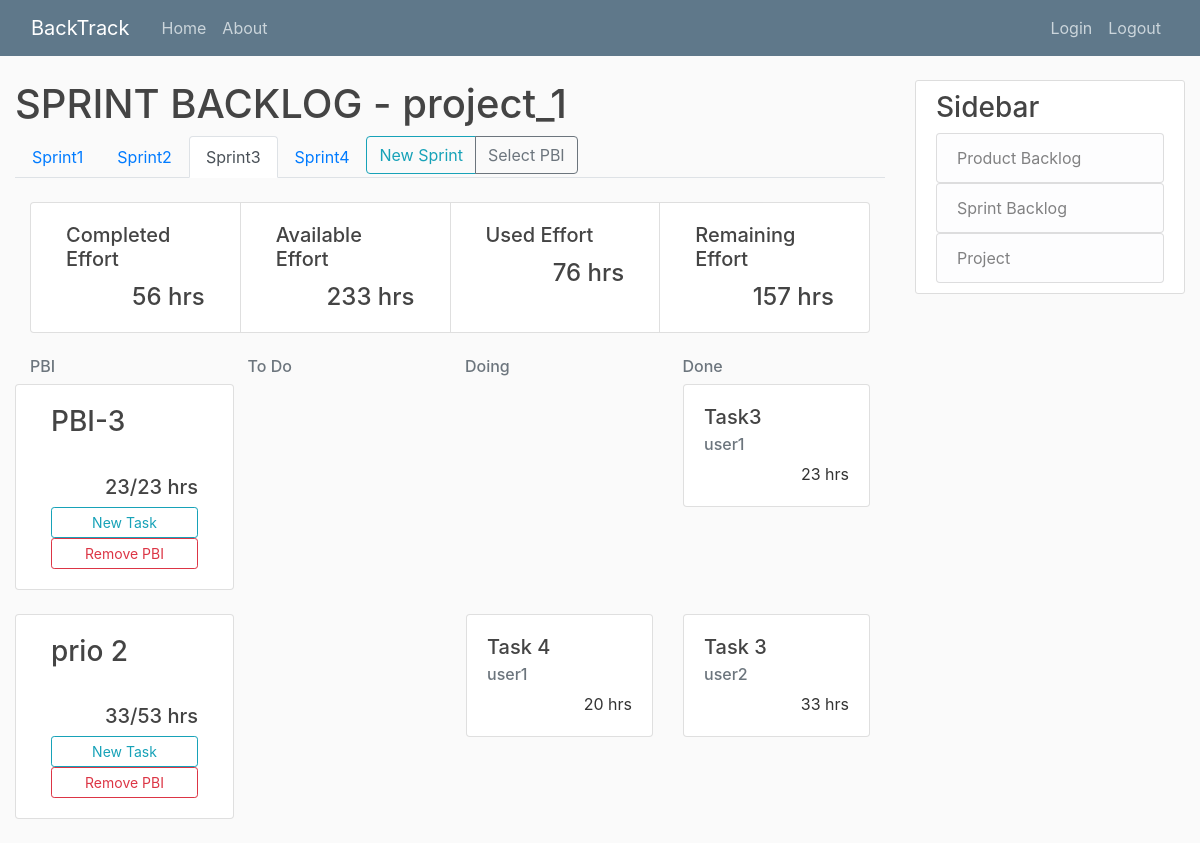
Before: /project_1-sprint_26/ with the older database file.
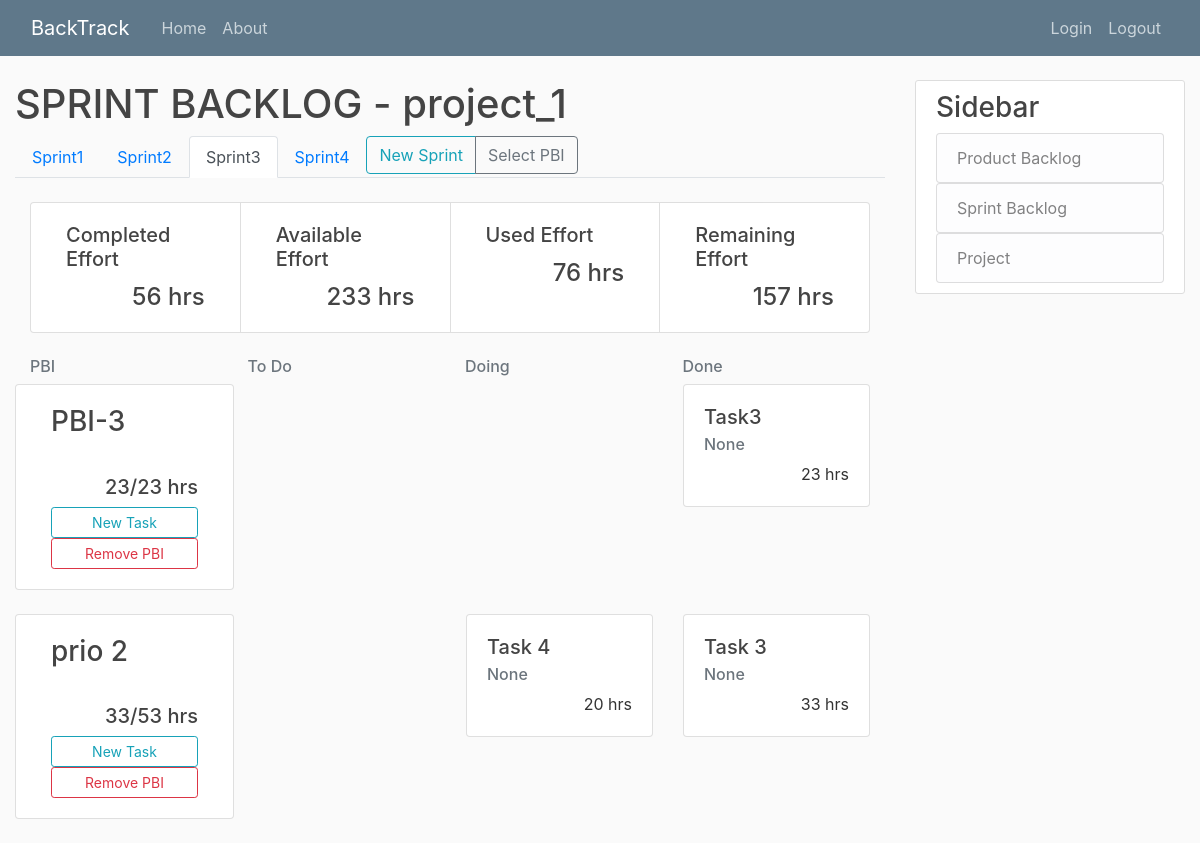
After: the same page with the newer database file.
### sprintBacklog/models.py (models this page shows, shortened)
class Task(models.Model):
	title = models.CharField(max_length=20, default="Task")
	status_choice = [
		('To Do', 'To Do'),
		('Doing', 'Doing'),
		('Done', 'Done'),
	]
	status = models.CharField(
		max_length = 5,
		choices = status_choice,
		default ='To Do',
	)
	effort = models.IntegerField("effort(hour)")
	details = models.TextField(null=True)
	sprint = models.ForeignKey(Sprint, on_delete=models.CASCADE, default=None)
	PBI = models.ForeignKey(PBI, on_delete=models.CASCADE, default=None)
	task_owner = models.ForeignKey(User, on_delete=models.SET_NULL, default=None, null=True, blank=True)

### sprintBacklog/views.py (the view)
# urls.py: path('<int:sprint>/', SprintBacklogListView.as_view(), name='sprint-home'),
class SprintBacklogListView(ListView):
	model = Sprint
	template_name = 'sprintBacklog/home.html'
	context_object_name = 'sprint'
	def get_queryset(self):
		queryset = Sprint.objects.filter(project_id=self.project).order_by('pk')
		index = 1
		for s in queryset:
			s.title = "Sprint" + str(index)
			s.save()
			index += 1
		today = date.today()
		for obj in PBI.objects.filter(sprint=self.sprint):
			todo = Task.objects.filter(status='To Do', PBI=obj, sprint=obj.sprint.order_by('start_date').last())
			doing = Task.objects.filter(status='Doing', PBI=obj, sprint=obj.sprint.order_by('start_date').last())
			done = Task.objects.filter(status='Done', PBI=obj, sprint=obj.sprint.order_by('start_date').last())
			if today - obj.sprint.order_by('start_date').last().start_date >= timedelta(weeks=self.project.duration):
				if todo or doing:
					obj.status = 'To Do'
					obj.save()
				elif done and not todo and not doing:
					obj.status = 'Done'
					obj.save()
			else:
				if done and not todo and not doing:
					obj.status = 'Done'
					obj.save()
		return self.sprint
	def dispatch(self, request, *args, **kwargs):
		self.project = get_object_or_404(Project, slug=kwargs['project'])
		self.sprint = Sprint.objects.get(pk=kwargs['sprint'])
		return super().dispatch(request, *args, **kwargs)
	def get_context_data(self, **kwargs):
		context = super().get_context_data(**kwargs)
		context['project'] = self.project
		context['all_sprint'] = Sprint.objects.filter(project=self.project).order_by('pk')
		context['PBI'] = PBI.objects.filter(project=self.project, status='To Do')
		task = []
		total = 0
		completed = 0
		for p in PBI.objects.filter(sprint=self.sprint):
			todo = Task.objects.filter(sprint=self.sprint).filter(status='To Do').filter(PBI=p)
			doing = Task.objects.filter(sprint=self.sprint).filter(status='Doing').filter(PBI=p)
			done = Task.objects.filter(sprint=self.sprint).filter(status='Done').filter(PBI=p)
			todoE = todo.aggregate(Sum('effort')).get('effort__sum') if todo else 0
			doingE = doing.aggregate(Sum('effort')).get('effort__sum') if doing else 0
			doneE = done.aggregate(Sum('effort')).get('effort__sum') if done else 0
			total += doneE + doingE + todoE
			completed += doneE
			tmp = {"pbi": p,
					"todo": todo,
					"doing": doing,
					"done": done,
					"finish": doneE,
					"not_finish": doingE + todoE + doneE
					}
			task.append(tmp)
		stat = {"completed": completed,
				"available": self.sprint.available_effort,
				"used": total,
				"remaining": self.sprint.available_effort - total
				}
		context['stat'] = stat
		context['task'] = task
		return context

### productBacklog/models.py (called while the page is built)
	def save(self, *args, **kwargs):
		super().save(*args, **kwargs)

### sprintBacklog/models.py (called while the page is built)
	def save(self, *args, **kwargs):
		number_of_sprint = Sprint.objects.filter(project=self.project).count()
		if Sprint.objects.filter(project=self.project).count() == None:
			number_of_sprint = 1
		else:
			number_of_sprint += 1
		if self not in Sprint.objects.filter(project=self.project):
			self.title = "Sprint" + str(number_of_sprint)
		super().save(*args, **kwargs)

### templates/SprintBacklog/home.html (shortened to what this page needs)
{% extends "base.html" %}
{% block content %}
	<h1>SPRINT BACKLOG - {{ project.title }}</h1>
	<ul class="nav nav-tabs" align="right">
		{% for s in all_sprint %}
		<li class="nav-item">
			{% if s.pk == sprint.pk %}
				<a class="nav-link active" href="{% url 'sprintBacklog-detail' project.slug s.pk %}">{{ s.title }}</a>
			{% else %}
				<a class="nav-link" href="{% url 'sprint-home' project.slug s.pk %}">{{ s.title }}</a>
			{% endif %}
		</li>
		{% endfor %}
		<li class="nav-item">
			<div class="btn-group" role="group" aria-label="Basic example">
				<a class="btn btn-outline-info" href="{% url 'sprintBacklog-create' project.slug %}">New Sprint</a>
				<a class="btn btn-outline-secondary" href="{% url 'sprintBacklog-select' project.slug sprint.pk%}">Select PBI</a>
			</div>
		</li>
	</ul>
	<div class="container-fluid">
	<div class="card-group">
		<div class="col-sm card">
			<div class="card-body">
				<h5 class="card-title">Completed Effort</h5>
				<h4 class="card-text" style="text-align: right">{{ stat.completed }} hrs</h4>
			</div>
		</div>
		<div class="col-sm card">
			<div class="card-body">
				<h5 class="card-title">Available Effort</h5>
				<h4 class="card-text" style="text-align: right">{{ stat.available }} hrs</h4>
			</div>
		</div>
		<div class="col-sm card">
			<div class="card-body">
				<h5 class="card-title">Used Effort</h5>
				<h4 class="card-text" style="text-align: right">{{ stat.used }} hrs</h4>
			</div>
		</div>
		<div class="col-sm card">
			<div class="card-body">
				<h5 class="card-title">Remaining Effort</h5>
				<h4 class="card-text" style="text-align: right">{{ stat.remaining }} hrs</h4>
			</div>
		</div>
	</div>
	</div>
	<div class="container">
		<div class="row">
			<div class="col-md">
				<h6 class="text-muted">PBI</h6>
			</div>
			<div class="col-md">
				<h6 class="text-muted">To Do</h6>
			</div>
			<div class="col-md">
				<h6 class="text-muted">Doing</h6>
			</div>
			<div class="col-md">
				<h6 class="text-muted">Done</h6>
			</div>
		</div>
	</div>
	{% for t in task %}
	<div class="container">
		<div class="row">
			<div class="col-sm card">
				<div class="card-body d-flex flex-column">
					<a href="{% url 'productBacklog-detail' project.slug t.pbi.pk %}"><h3 class="card-title">{{ t.pbi.title }}</h3></a>
					<h5 class="card-text mt-auto" style="text-align: right">{{ t.finish }}/{{ t.not_finish }} hrs</h5>
					<a href="{% url 'task-create' project.slug sprint.pk t.pbi.pk %}" class="btn btn-outline-info btn-sm mt-auto">New Task</a>
					<a href="{% url 'sprintBacklog-remove' project.slug sprint.pk t.pbi.pk %}" class="btn btn-outline-danger btn-sm mt-auto">Remove PBI</a>
				</div>
			</div>
			<div class="col-md">
			</div>
			<div class="col-md">
			{% for i in t.doing %}
				<div class="card">
					<div class="card-body">
						<a href="{% url 'task-detail' project.slug sprint.pk i.pk %}">
							<h5 class="card-title">{{ i.title }}</h5>
						</a>
						<h6 class="card-subtitle mb-2 text-muted">{{ i.task_owner }}</h6>
						<p class="card-text" style="text-align: right;">{{ i.effort }} hrs</p>
					</div>
				</div class="card">
			{% endfor %}
			</div>
			<div class="col-md">
			{% for i in t.done %}
				<div class="card">
					<div class="card-body">
						<a href="{% url 'task-detail' project.slug sprint.pk i.pk %}">
							<h5 class="card-title">{{ i.title }}</h5>
						</a>
						<h6 class="card-subtitle mb-2 text-muted">{{ i.task_owner }}</h6>
						<p class="card-text" style="text-align: right;">{{ i.effort }} hrs</p>
					</div>
				</div class="card">
			{% endfor %}
			</div>
		</div>
	</div>
	{% endfor %}
{% endblock content %}

Changed rows visible on the page:
changed Task "Task3": task_owner "user1" → "None"
changed Task "Task 4": task_owner "user1" → "None"
changed Task "Task 3": task_owner "user2" → "None"
